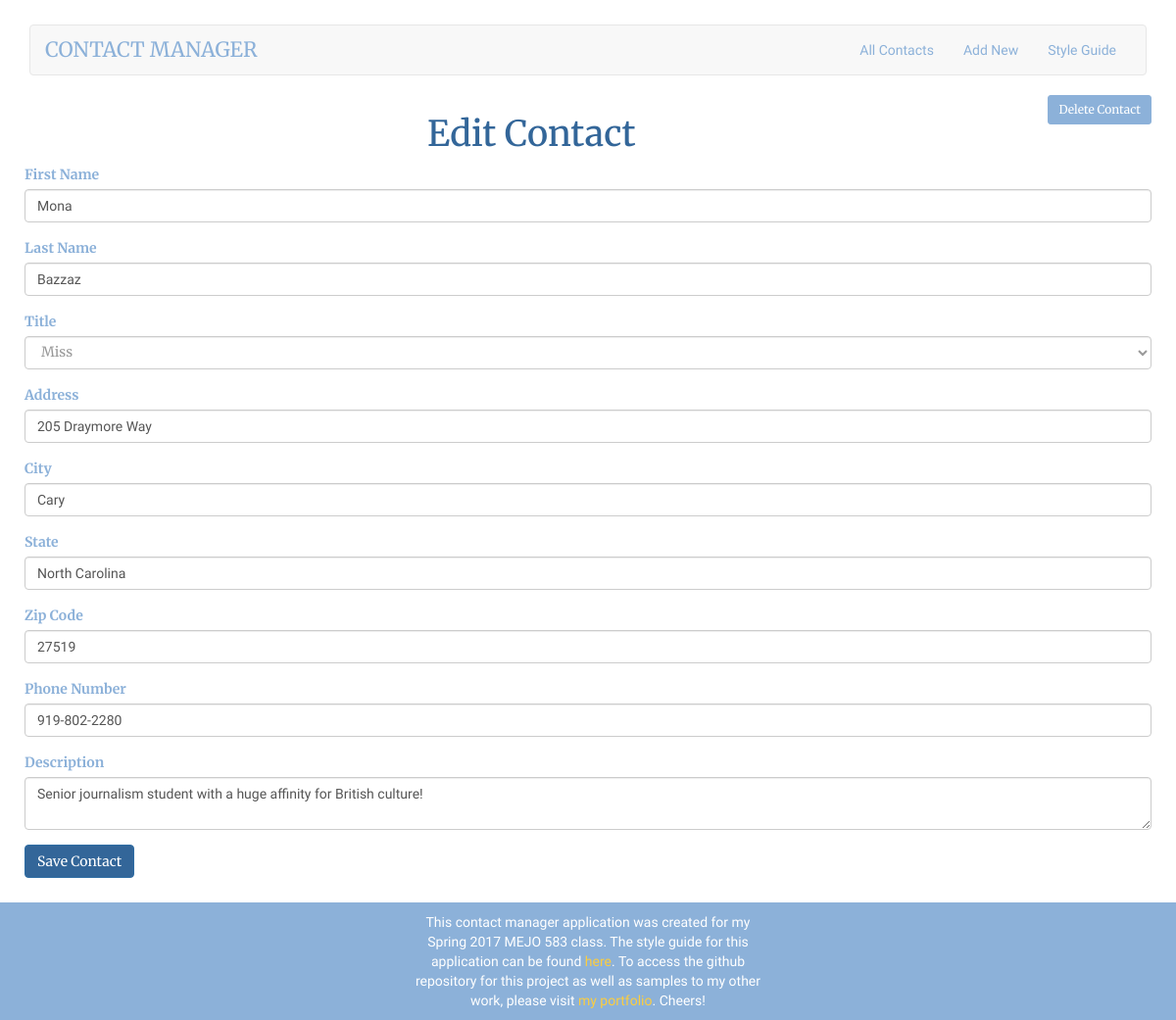
Screenshot of /edit.php?id=6 with the database file from the repository.
### tables this page shows
CREATE TABLE `contacts` (
  `id` int(11) NOT NULL,
  `firstName` varchar(200) NOT NULL,
  `lastName` varchar(200) NOT NULL,
  `title` varchar(200) NOT NULL,
  `address` varchar(200) NOT NULL,
  `city` varchar(200) NOT NULL,
  `state` varchar(200) NOT NULL,
  `zip` varchar(200) NOT NULL,
  `phone` varchar(200) NOT NULL,
  `notes` text NOT NULL
);

### edit.php (the view, shortened to what this page needs)
<?php
  include 'header.php';
  $id = $_GET['id'];
  $stmt = $db->prepare('SELECT * from contacts WHERE id = :id LIMIT 1');
  $stmt->bindParam(':id', $id);
  $stmt->execute();
  $contact = $stmt->fetch(PDO::FETCH_ASSOC);
?>
<a href="/delete.php?id=<?= $contact['id']; ?>" class="btn btn-sm pull-right btn-delete">Delete Contact</a>
<h1 class="editcontact">Edit Contact</h1>
<form method="POST" action="/update.php">
  <div class="form-group">
    <label for="contact_firstName">First Name</label>
    <input class="form-control" type="text" name="firstName" id="contact_firstName" value="<?= $contact['firstName']; ?>" />
  </div>
  <div class="form-group">
    <label for="contact_lastName">Last Name</label>
    <input class="form-control" type="text" name="lastName" id="contact_lastName" value="<?= $contact['lastName']; ?>" />
  </div>
  <div class="form-group">
    <label for="contact_title">Title</label>
    <select name="title" id="contact_title" value="<?= $contact['title']; ?>" class="form-control">
      <option value="4"<?= ($contact['title'] == 4) ? 'selected' : '' ?>>Miss</option>
    </select>
  </div>
  <div class="form-group">
    <label for="contact_address">Address</label>
    <input class="form-control" type="text" name="address" id="contact_address" value="<?= $contact['address']; ?>" />
  </div>
  <div class="form-group">
    <label for="contact_city">City</label>
    <input class="form-control" type="text" name="city" id="contact_city" value="<?= $contact['city']; ?>" />
  </div>
  <div class="form-group">
    <label for="contact_state">State</label>
    <input class="form-control" type="text" name="state" id="contact_state" value="<?= $contact['state']; ?>" />
  </div>
  <div class="form-group">
    <label for="contact_zip">Zip Code</label>
    <input class="form-control" type="text" name="zip" id="contact_zip" value="<?= $contact['zip']; ?>" />
  </div>
  <div class="form-group">
    <label for="contact_phone">Phone Number</label>
    <input class="form-control" type="text" name="phone" id="contact_phone" value="<?= $contact['phone']; ?>" />
  </div>
  <div class="form-group">
    <label for="contact_notes">Description</label>
    <textarea class="form-control" name="notes" id="contact_notes"><?= $contact['notes']; ?></textarea>
  </div>
<button class="btn btn-primary">Save Contact</button>
</form>
<?php include 'footer.php'; ?>

### css/styles.css (style rules this page uses)
html { height: 100%; }
body { height: 100% }
.editcontact { font-family: 'Merriweather', serif !important; color: #336699 !important; text-align: center !important; }
label { font-family: 'Merriweather', serif; color: #8cb1d9; }
input { font-family: 'Noticia Text', serif; color: #999999; }
textarea { font-family: 'Noticia Text', serif; color: #999999; }
form { padding-left: 10px; padding-right: 10px; }
#contact_title { font-family: 'Merriweather', serif; color: #999999; }
.btn-primary { margin-bottom: 25px; font-family: 'Merriweather', serif; background-color: #336699; }
.btn-delete { font-family: 'Merriweather', serif; background-color: #8cb1d9; border-color: #8cb1d9; color: white; margin-right: 10px; }

### rows the page displays
contacts: firstName "Mona", lastName "Bazzaz", title "Miss", address "205 Draymore Way", city "Cary", state "North Carolina", zip "27519", phone "919-802-2280", notes "Senior journalism student with a huge affinity for British culture!"
